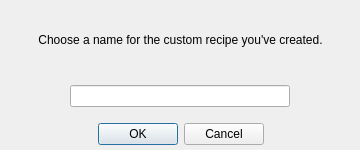
<?xml version="1.0" encoding="UTF-8"?>
<ui version="4.0">
 <class>ExitWindow</class>
 <widget class="QDialog" name="ExitWindow">
  <property name="geometry">
   <rect>
    <x>0</x>
    <y>0</y>
    <width>360</width>
    <height>150</height>
   </rect>
  </property>
  <property name="windowTitle">
   <string>Dialog</string>
  </property>
  <widget class="QWidget" name="verticalLayoutWidget">
   <property name="geometry">
    <rect>
     <x>0</x>
     <y>0</y>
     <width>361</width>
     <height>145</height>
    </rect>
   </property>
   <layout class="QVBoxLayout" name="verticalLayout">
    <item>
     <widget class="QLabel" name="label">
      <property name="text">
       <string>Choose a name for the custom recipe you've created.</string>
      </property>
      <property name="alignment">
       <set>Qt::AlignCenter</set>
      </property>
      <property name="wordWrap">
       <bool>true</bool>
      </property>
     </widget>
    </item>
    <item alignment="Qt::AlignHCenter">
     <widget class="QLineEdit" name="lineEdit">
      <property name="sizePolicy">
       <sizepolicy hsizetype="Preferred" vsizetype="Fixed">
        <horstretch>0</horstretch>
        <verstretch>0</verstretch>
       </sizepolicy>
      </property>
      <property name="minimumSize">
       <size>
        <width>220</width>
        <height>0</height>
       </size>
      </property>
     </widget>
    </item>
    <item>
     <spacer name="verticalSpacer">
      <property name="orientation">
       <enum>Qt::Vertical</enum>
      </property>
      <property name="sizeType">
       <enum>QSizePolicy::Fixed</enum>
      </property>
      <property name="sizeHint" stdset="0">
       <size>
        <width>20</width>
        <height>10</height>
       </size>
      </property>
     </spacer>
    </item>
    <item>
     <widget class="QDialogButtonBox" name="buttonBox">
      <property name="sizePolicy">
       <sizepolicy hsizetype="Expanding" vsizetype="Fixed">
        <horstretch>0</horstretch>
        <verstretch>0</verstretch>
       </sizepolicy>
      </property>
      <property name="orientation">
       <enum>Qt::Horizontal</enum>
      </property>
      <property name="standardButtons">
       <set>QDialogButtonBox::Cancel|QDialogButtonBox::Ok</set>
      </property>
      <property name="centerButtons">
       <bool>true</bool>
      </property>
     </widget>
    </item>
   </layout>
  </widget>
 </widget>
 <resources/>
 <connections>
  <connection>
   <sender>buttonBox</sender>
   <signal>accepted()</signal>
   <receiver>ExitWindow</receiver>
   <slot>close()</slot>
   <hints>
    <hint type="sourcelabel">
     <x>248</x>
     <y>254</y>
    </hint>
    <hint type="destinationlabel">
     <x>157</x>
     <y>274</y>
    </hint>
   </hints>
  </connection>
  <connection>
   <sender>buttonBox</sender>
   <signal>rejected()</signal>
   <receiver>ExitWindow</receiver>
   <slot>close()</slot>
   <hints>
    <hint type="sourcelabel">
     <x>316</x>
     <y>260</y>
    </hint>
    <hint type="destinationlabel">
     <x>286</x>
     <y>274</y>
    </hint>
   </hints>
  </connection>
 </connections>
</ui>
